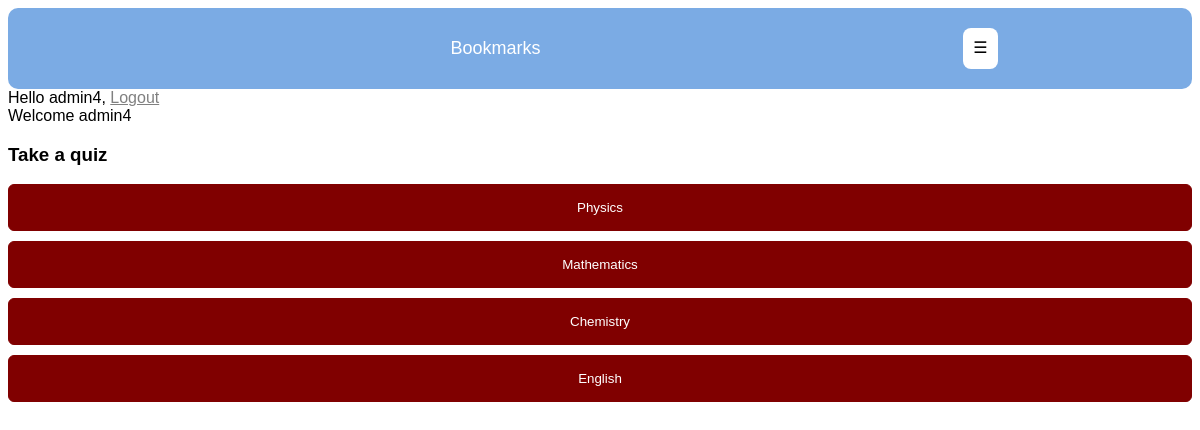
/account/quizhome/ (signed in), run on the app's committed database.
### account/models.py (models this page shows, shortened)
class Subject(models.Model):
	subject_name = models.SlugField(max_length=40)

### account/views.py (the view)
# urls.py: path('quizhome/', views.quizHome, name='quizhome'),
@login_required
def quizHome(request):
	subjects = Subject.objects.all()
	return render(request, 'quiz/home.html',{'subjects': subjects, 'section': 'quiz'})

### account/templates/quiz/home.html (shortened to what this page needs)
{% extends 'account/base.html' %}
{% block content %}
	<div>Welcome {{ request.user.username }}</div>
	<h3>Take a quiz </h3>
	{% for subject in subjects %}
		<a href='{% url  "quiz" subject.subject_name %}'>
			<button class='bigRed'>{{ subject.subject_name  }}</button>
		</a>
	{% endfor %}
{% endblock %}

### account/templates/account/base.html (shortened to what this page needs)
{% load static %}
<!DOCTYPE html>
<html>
  <head>
  </head>
  <body>
     <div id="header">
     	<nav>
     		<section class="logo">Bookmarks</section>
     		<span class='burger'>&#x2630;</span>
     	</nav>
     </div>
     <span class="user">
     		{% if request.user.is_authenticated %}
     			 Hello {{ request.user.username }},
     			 <a href="{% url 'logout' %}" style='color: grey;'>
     		 		Logout
     		 	</a>
     		{% else %}
     			<a href="{% url 'login' %}" style='color: grey;'>Log-in</a>
     		{% endif %}
     	</span>
     	{% block content %}
     	{% endblock %}
  </body>
</html>

### account/templates/account/base.html (style rules this page uses)
#header { background-color: rgb(123,171,228); border-radius: 10px; text-align: center; padding: 20px; }
#header .logo { color: white; font-size: large; }
body { font-family: Sans-Serif, Arial; }
nav { display: flex; flex-wrap: wrap; }
.logo { width: 80%; padding: 10px; }
a { color: navy; }
nav .burger { padding: 10px; background-color: white; border-radius: 8px; }

### account/templates/quiz/home.html (style rules this page uses)
.bigRed { width: 100%; padding: 15px; margin-bottom: 10px; color: white; background-color: maroon; border-radius: 6px; border: 1px solid maroon; }

### data on the page
Subject: subject_name "Physics"
Subject: subject_name "Mathematics"
Subject: subject_name "Chemistry"
Subject: subject_name "English"

### other printed values
{{ request.user.username }} "admin4"
